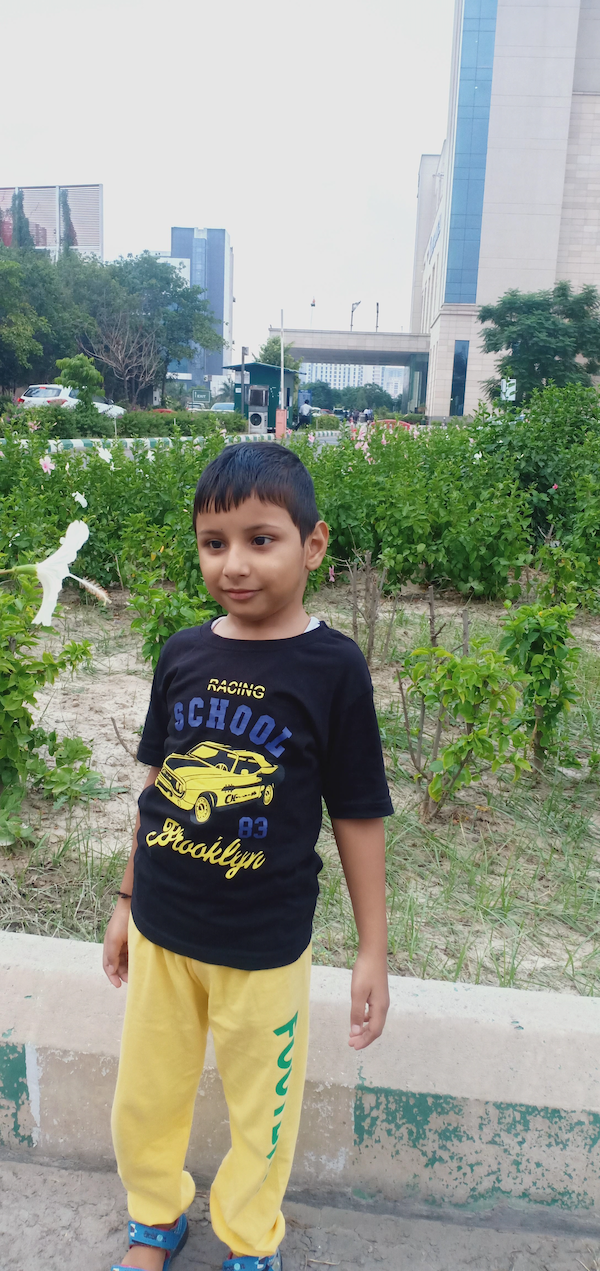
#> input picture resources/family.png, 600 x 1271 px
$ python analyze.py
#> lines starting #> are read from the running program, lines starting #| are printed output that depends on the picture
import cv2
import numpy as np

def analyze(filepath: str):
    # Load the cascade
#> called with filepath = 'resources/family.png'
    face_cascade = cv2.CascadeClassifier('resources/haarcascade_frontalface_default.xml')

    # Read the input image
    img = cv2.imread(filepath)
#> img is the input picture: shape (1271, 600, 3); mean B, G, R 137, 152.9, 145.8

    # Convert into grayscale
    gray = cv2.cvtColor(img, cv2.COLOR_BGR2GRAY)
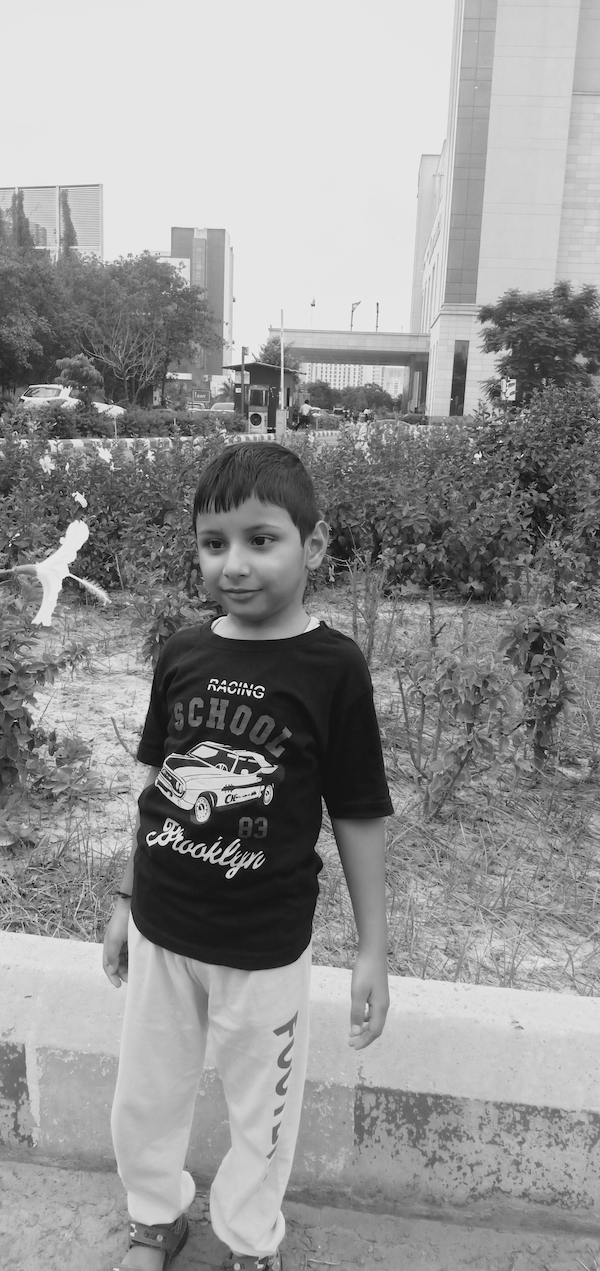
#> gray: shape (1271, 600); min 0, max 244, mean 149

    # # Detect faces
    faces = face_cascade.detectMultiScale(gray, 1.2, 4)
#> faces = [[170, 490, 134, 134]]

    # [6 lines of commented-out code are left out]
    return {"face_count": len(faces)}

# Testing analyze
path = "resources/family.png"
result = analyze(path)
#> result = {'face_count': 1}
print(result)
#| {'face_count': 1}
